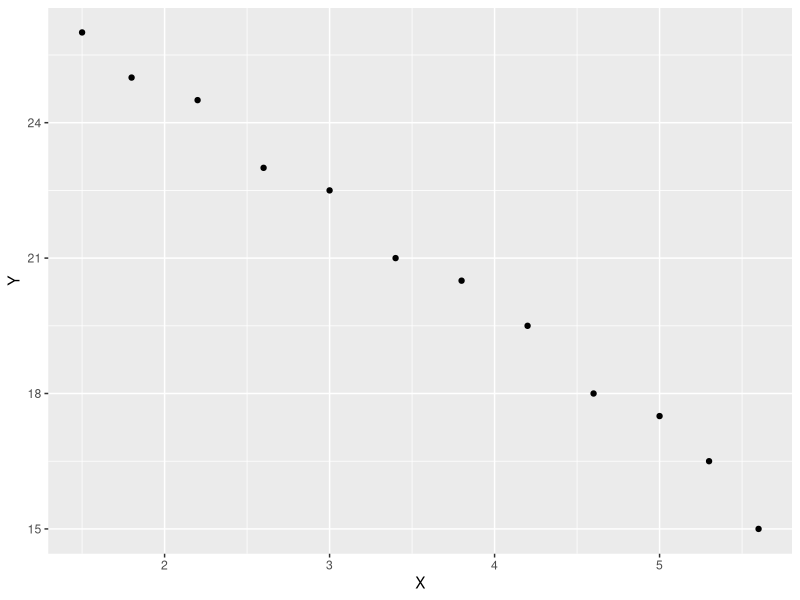
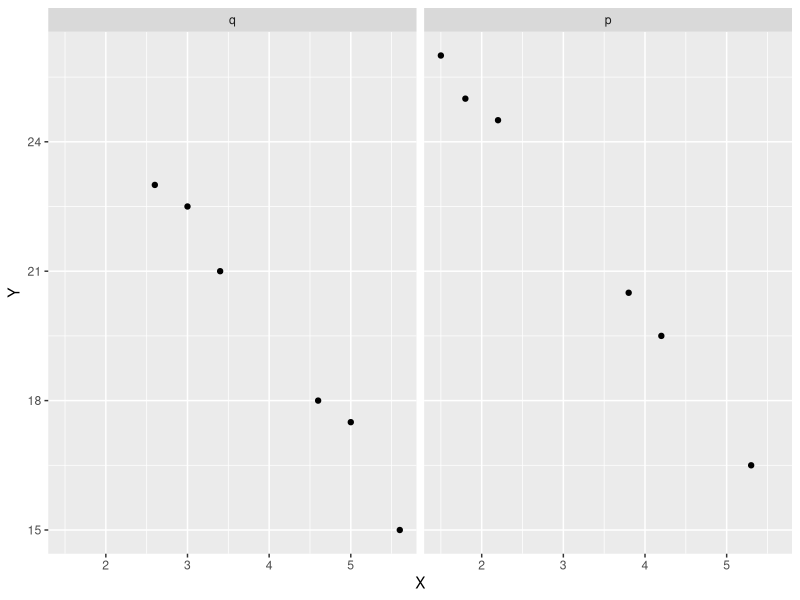
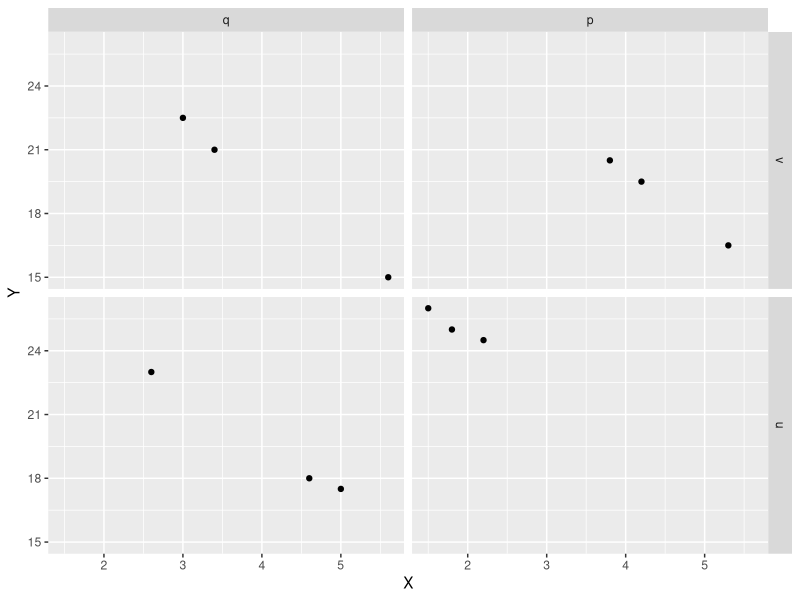
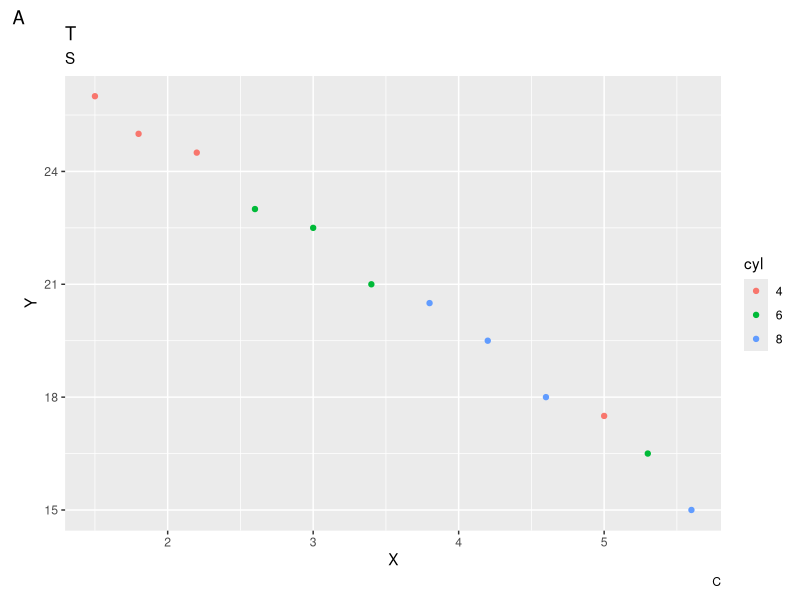
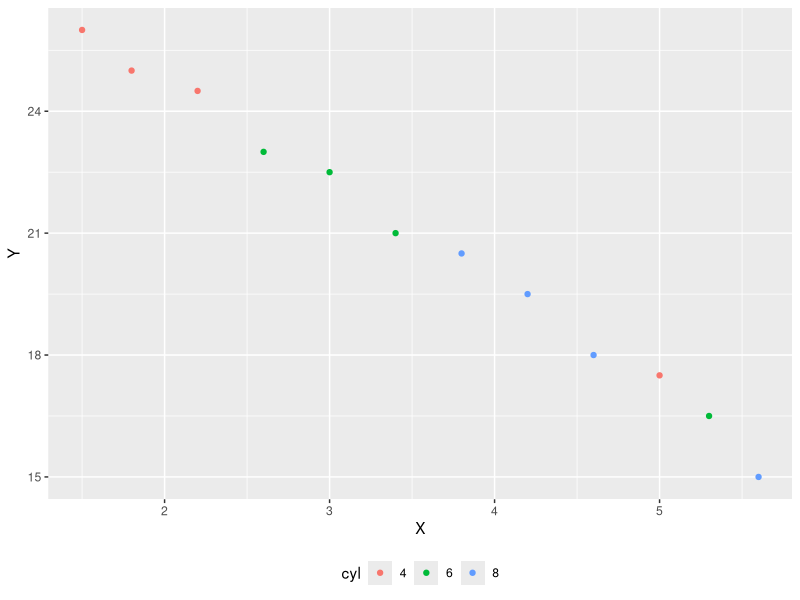
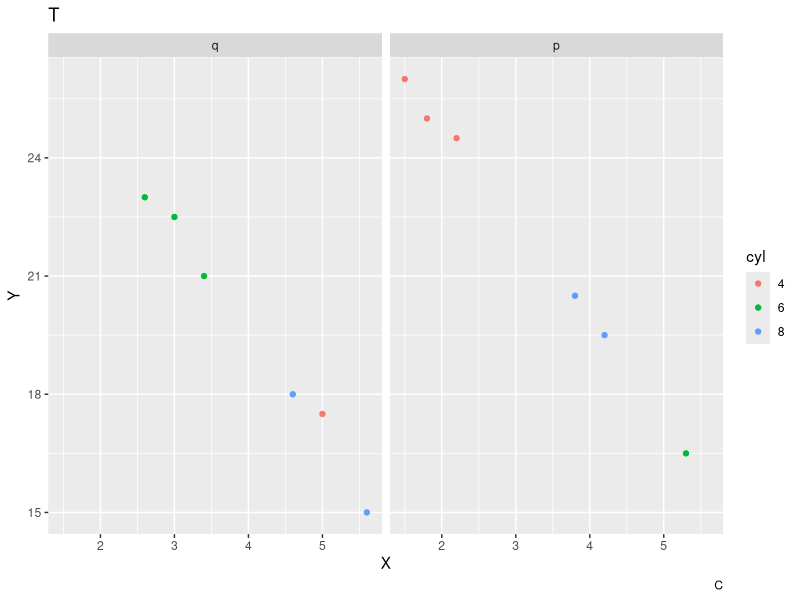

The R source for these figures, in order: (Note: this script raises an error after producing the figures.)
#!/usr/bin/env Rscript
#
# 生成 tests/fixtures/plot_gtable_r_reference.json —— `plot_gtable()`（SIL-999）
# 的 R 侧参考值，钉 R 4.5.3 + ggplot2 4.0.3。
#
#   pixi run -e refs refs:plot-gtable
#
# 7×5in 的 svglite 页面上画一遍 `ggplotGrob()`（与 facet 参考值同一设备口径：
# svglite 的字面 Arimo 与 Python 侧 ShaperMetrics 同源），记录：
#
#   - `nrow` / `ncol`：整页表的行列数；
#   - 每条 layout 记录：`name` / `t` / `l` / `b` / `r`；
#   - 每条记录在设备上**解析后**的宽高（cm）：`downViewport()` 进
#     `<name>.<t>-<r>-<b>-<l>` 读 `1npc`。`null` 行列在这里拿到真实分配值
#     （`convertWidth(g$widths)` 对 null 只会给 0，不能用于对拍）；
#   - `widths` / `heights` 的单位字符串：用来断言 panel 行列确实是 `1null`。
#
# 六个 case：
#
#   1. plain                普通图（geom_point + labs x/y）
#   2. facet_wrap           2 列分面（strip + 每面板轴槽）
#   3. facet_grid           2×2 分面（一条轴列 / 一条 strip 列）
#   4. legend_title_tag     legend 右 + title / subtitle / caption / tag + 自定义 margin
#   5. legend_bottom        legend 换到下方
#   6. wrap_legend_titles   分面 + legend + title / caption

suppressPackageStartupMessages({
  library(ggplot2)
  library(grid)
  library(svglite)
  library(jsonlite)
})

out_path <- "tests/fixtures/plot_gtable_r_reference.json"
page_in <- c(7, 5)

d <- data.frame(
  x = c(1.5, 1.8, 2.2, 2.6, 3.0, 3.4, 3.8, 4.2, 4.6, 5.0, 5.3, 5.6),
  y = c(26.0, 25.0, 24.5, 23.0, 22.5, 21.0, 20.5, 19.5, 18.0, 17.5, 16.5, 15.0),
  cyl = factor(c(4, 4, 4, 6, 6, 6, 8, 8, 8, 4, 6, 8), levels = c(4, 6, 8)),
  a = factor(c("p", "p", "p", "q", "q", "q", "p", "p", "q", "q", "p", "q"),
             levels = c("q", "p")),
  b = factor(c("u", "u", "u", "u", "v", "v", "v", "v", "u", "u", "v", "v"),
             levels = c("v", "u"))
)

num <- function(value) {
  if (is.null(value) || length(value) == 0) {
    return(NULL)
  }
  unname(as.numeric(value))
}

# 一条 layout 记录在设备上解析后的宽高（cm）：进它的单元格包装视口读 1npc。
measure_record <- function(index) {
  lay <- get("lay", envir = parent.frame())
  name <- paste0(lay$name[index], ".", lay$t[index], "-", lay$r[index], "-", lay$b[index], "-", lay$l[index])
  ok <- tryCatch({
    downViewport("layout")
    downViewport(name)
    TRUE
  }, error = function(...) FALSE)
  if (!ok) {
    upViewport(0)
    return(NULL)
  }
  width <- convertWidth(unit(1, "npc"), "cm", valueOnly = TRUE)
  height <- convertHeight(unit(1, "npc"), "cm", valueOnly = TRUE)
  upViewport(0)
  list(width = width, height = height)
}

measure_case <- function(name, plot) {
  device <- tempfile(fileext = ".svg")
  svglite(device, width = page_in[1], height = page_in[2])
  g <- ggplotGrob(plot)
  grid.newpage()
  grid.draw(g)
  lay <- g$layout
  records <- lapply(seq_len(nrow(lay)), function(index) {
    size <- measure_record(index)
    if (is.null(size)) {
      return(NULL)
    }
    list(
      name = as.character(lay$name[index]),
      t = as.integer(lay$t[index]),
      l = as.integer(lay$l[index]),
      b = as.integer(lay$b[index]),
      r = as.integer(lay$r[index]),
      width = size$width,
      height = size$height
    )
  })
  upViewport(0)
  dev.off()
  list(
    name = name,
    nrow = nrow(g),
    ncol = ncol(g),
    widths = as.character(g$widths),
    heights = as.character(g$heights),
    records = Filter(Negate(is.null), records)
  )
}

base <- function(mapping = aes(x, y)) {
  ggplot(d, mapping) + geom_point() + labs(x = "X", y = "Y")
}

cases <- list(
  measure_case("plain", base()),
  measure_case(
    "facet_wrap",
    base() + facet_wrap(~a, ncol = 2) + labs(x = "X", y = "Y")
  ),
  measure_case(
    "facet_grid",
    base() + facet_grid(b ~ a) + labs(x = "X", y = "Y")
  ),
  measure_case(
    "legend_title_tag",
    base(aes(x, y, colour = cyl)) +
      labs(title = "T", subtitle = "S", caption = "C", tag = "A") +
      theme(plot.margin = margin(6, 7, 8, 9, "pt"))
  ),
  measure_case(
    "legend_bottom",
    base(aes(x, y, colour = cyl)) + theme(legend.position = "bottom")
  ),
  measure_case(
    "wrap_legend_titles",
    base(aes(x, y, colour = cyl)) +
      facet_wrap(~a, ncol = 2) +
      labs(title = "T", caption = "C")
  )
)

names(cases) <- vapply(cases, `[[`, character(1), "name")

output <- list(
  generator = "tools/refs/plot_gtable_ref.R",
  ggplot2 = as.character(packageVersion("ggplot2")),
  r_version = R.version.string,
  size_in = page_in,
  cases = cases
)

writeLines(
  toJSON(output, auto_unbox = TRUE, digits = 17, na = "null", pretty = TRUE),
  out_path
)
cat("wrote", out_path, "with", length(cases), "cases\n")
